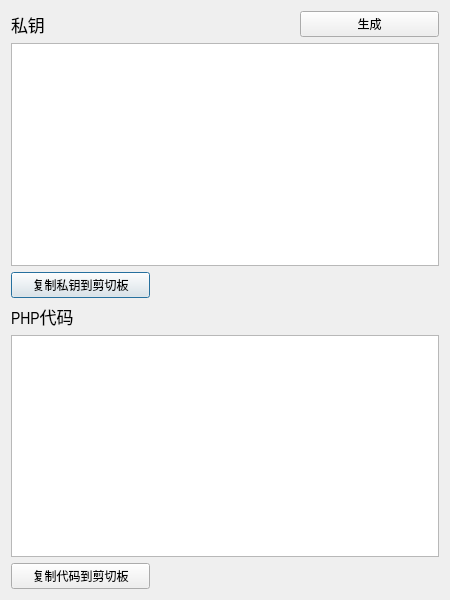
<?xml version="1.0" encoding="UTF-8"?>
<ui version="4.0">
 <class>Dialog</class>
 <widget class="QDialog" name="Dialog">
  <property name="geometry">
   <rect>
    <x>0</x>
    <y>0</y>
    <width>450</width>
    <height>600</height>
   </rect>
  </property>
  <property name="minimumSize">
   <size>
    <width>450</width>
    <height>600</height>
   </size>
  </property>
  <property name="windowTitle">
   <string>Dialog</string>
  </property>
  <layout class="QGridLayout" name="gridLayout">
   <item row="0" column="0">
    <widget class="QLabel" name="label_2">
     <property name="font">
      <font>
       <family>Arial Narrow</family>
       <pointsize>13</pointsize>
      </font>
     </property>
     <property name="text">
      <string>私钥</string>
     </property>
    </widget>
   </item>
   <item row="3" column="0">
    <widget class="QPushButton" name="pushButton_2">
     <property name="text">
      <string>复制私钥到剪切板</string>
     </property>
    </widget>
   </item>
   <item row="4" column="0">
    <widget class="QLabel" name="label_3">
     <property name="font">
      <font>
       <family>Arial Narrow</family>
       <pointsize>13</pointsize>
      </font>
     </property>
     <property name="text">
      <string>PHP代码</string>
     </property>
    </widget>
   </item>
   <item row="5" column="0" colspan="3">
    <widget class="QTextEdit" name="textEdit_3">
     <property name="html">
      <string>&lt;!DOCTYPE HTML PUBLIC &quot;-//W3C//DTD HTML 4.0//EN&quot; &quot;http://www.w3.org/TR/REC-html40/strict.dtd&quot;&gt;
&lt;html&gt;&lt;head&gt;&lt;meta name=&quot;qrichtext&quot; content=&quot;1&quot; /&gt;&lt;style type=&quot;text/css&quot;&gt;
p, li { white-space: pre-wrap; }
&lt;/style&gt;&lt;/head&gt;&lt;body style=&quot; font-family:'SimSun'; font-size:9pt; font-weight:400; font-style:normal;&quot;&gt;
&lt;p style=&quot;-qt-paragraph-type:empty; margin-top:0px; margin-bottom:0px; margin-left:0px; margin-right:0px; -qt-block-indent:0; text-indent:0px;&quot;&gt;&lt;br /&gt;&lt;/p&gt;&lt;/body&gt;&lt;/html&gt;</string>
     </property>
    </widget>
   </item>
   <item row="1" column="0" colspan="3">
    <widget class="QTextEdit" name="textEdit_2">
     <property name="html">
      <string>&lt;!DOCTYPE HTML PUBLIC &quot;-//W3C//DTD HTML 4.0//EN&quot; &quot;http://www.w3.org/TR/REC-html40/strict.dtd&quot;&gt;
&lt;html&gt;&lt;head&gt;&lt;meta name=&quot;qrichtext&quot; content=&quot;1&quot; /&gt;&lt;style type=&quot;text/css&quot;&gt;
p, li { white-space: pre-wrap; }
&lt;/style&gt;&lt;/head&gt;&lt;body style=&quot; font-family:'SimSun'; font-size:9pt; font-weight:400; font-style:normal;&quot;&gt;
&lt;p style=&quot;-qt-paragraph-type:empty; margin-top:0px; margin-bottom:0px; margin-left:0px; margin-right:0px; -qt-block-indent:0; text-indent:0px;&quot;&gt;&lt;br /&gt;&lt;/p&gt;&lt;/body&gt;&lt;/html&gt;</string>
     </property>
    </widget>
   </item>
   <item row="0" column="2">
    <widget class="QPushButton" name="pushButton">
     <property name="text">
      <string>生成</string>
     </property>
    </widget>
   </item>
   <item row="6" column="0">
    <widget class="QPushButton" name="pushButton_3">
     <property name="text">
      <string>复制代码到剪切板</string>
     </property>
    </widget>
   </item>
  </layout>
 </widget>
 <resources/>
 <connections/>
</ui>
